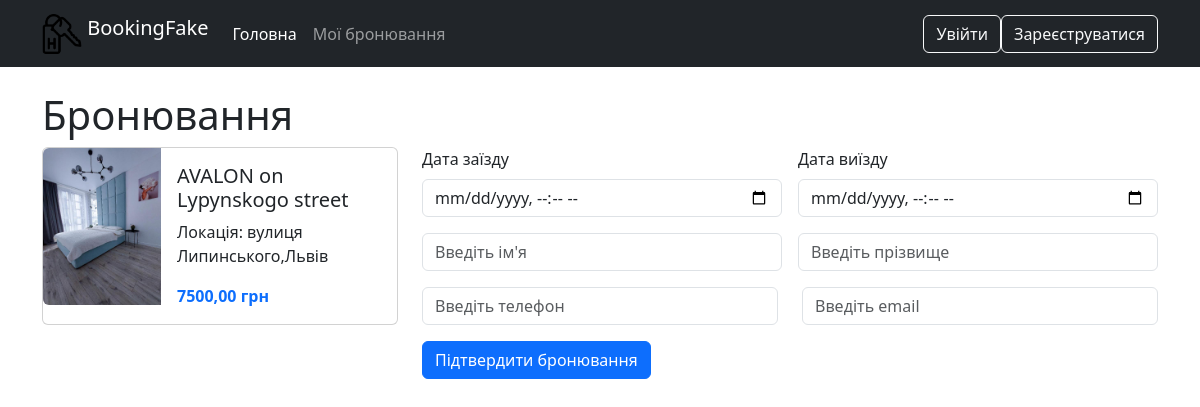
The page /booking/3 on the database its author committed.
### booking/models.py (models this page shows, shortened)
class Apartment(models.Model):
    TYPE_ROOM_CHOICES = [
        ('single', 'Одиночний номер'),
        ('double', 'Двомісний номер'),
        ('suite', 'Люкс'),
        ('family', 'Сімейний номер'),
        ('studio', 'Студія'),
        ('penthouse', 'Пентхаус'),
    ]
    title = models.CharField(max_length=100)
    location = models.CharField(max_length=255)
    image = models.ImageField(upload_to='apartment_images/', null=True, blank=True)
    description = models.TextField(null=True,blank=True)
    price = models.DecimalField(max_digits=10, decimal_places=2)
    capacity = models.IntegerField(default=1)
    type_room = models.CharField(max_length=50, choices=TYPE_ROOM_CHOICES, null=True,blank=True)
    class Meta:
        verbose_name = 'Апартаменти'
        verbose_name_plural = 'Апартаменти'
        ordering = ['title', 'price']

### booking/views.py (the view, shortened to what this page needs)
# urls.py: path('booking/<int:apartment_id>', views.booking_page, name='booking_page'),
def booking_page(request, apartment_id):
    apartment = Apartment.objects.get(id = apartment_id)
    return render(request,'booking.html', {'apartment': apartment})

### templates/booking.html (shortened to what this page needs)
{% extends 'base.html' %}
{% block content %}
<h1>Бронювання</h1>
<div class="row">
    <div class="col-md-4">
        <div class="card mb-3" style="max-width: 540px;">
  <div class="row g-0">
    <div class="col-md-4">
      <img src="{{apartment.image.url}}" class="img-fluid rounded-start" alt="...">
    </div>
    <div class="col-md-8">
      <div class="card-body">
        <h5 class="card-title">{{apartment.title}}</h5>
        <p class="card-text">Локація: {{apartment.location}}</p>
        <span class="fw-bold text-primary">{{apartment.price}} грн</span>
        </div>
      </div>
    </div>
  </div>
    </div>
    <div class="col-md-8">
       <form action="" method="post">
            <div class="row mb-3 g-3">
            <div class="col-md-6">
    <label for="inputEmail4" class="form-label">Дата заїзду</label>
    <input name="check_in" type="datetime-local" class="form-control" id="inputEmail4">
  </div>
  <div class="col-md-6">
    <label for="inputPassword4" class="form-label">Дата виїзду</label>
    <input name="check_out" type="datetime-local" class="form-control" id="inputPassword4">
  </div>
  </div>
            <div class="row mb-3 g-3  ">
  <div class="col">
    <input name="name" type="text" required class="form-control" placeholder="Введіть ім'я" aria-label="First name">
  </div>
  <div class="col">
    <input name="surname" type="text" required class="form-control" placeholder="Введіть прізвище" aria-label="Last name">
  </div>
</div>
<div class="row">
  <div class="col">
    <input name="phone" type="tel" required class="form-control" placeholder="Введіть телефон" aria-label="First name">
  </div>
  <div class="col">
    <input name="email" type="email" required class="form-control" placeholder="Введіть email" aria-label="Last name">
  </div>
</div>
<button type="submit" class="btn btn-primary mt-3">Підтвердити бронювання</button>
        </form>
    </div>
</div>
{% endblock %}

### rows shown on the page
Apartment: image (picture), title "AVALON on Lypynskogo street", location "вулиця Липинського,Львів", price "7500,00"
